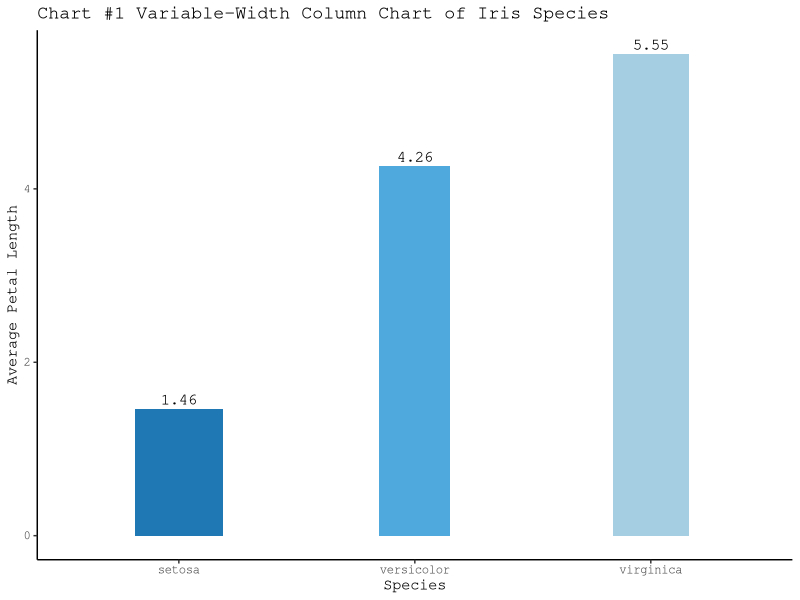
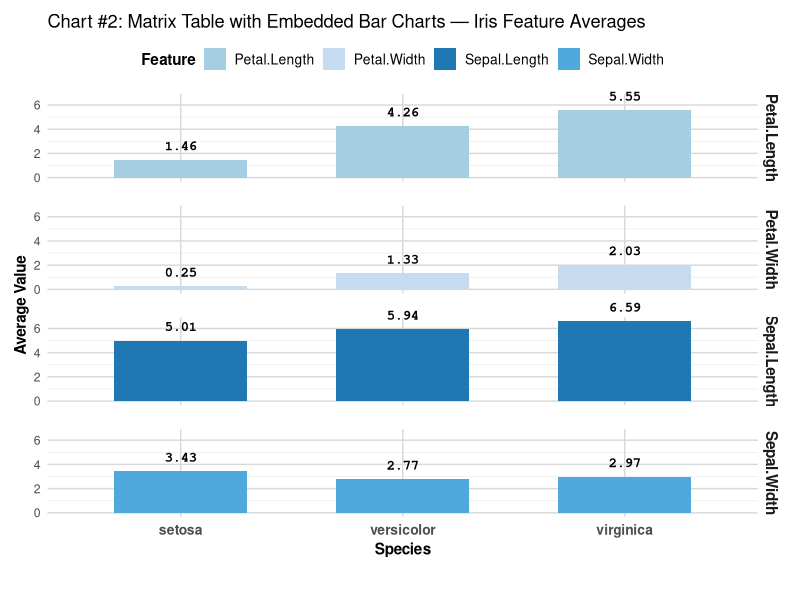
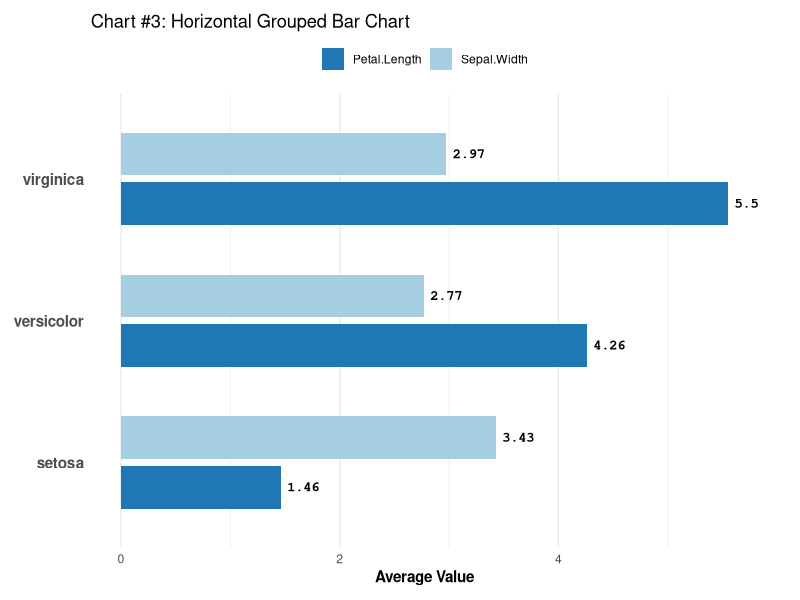
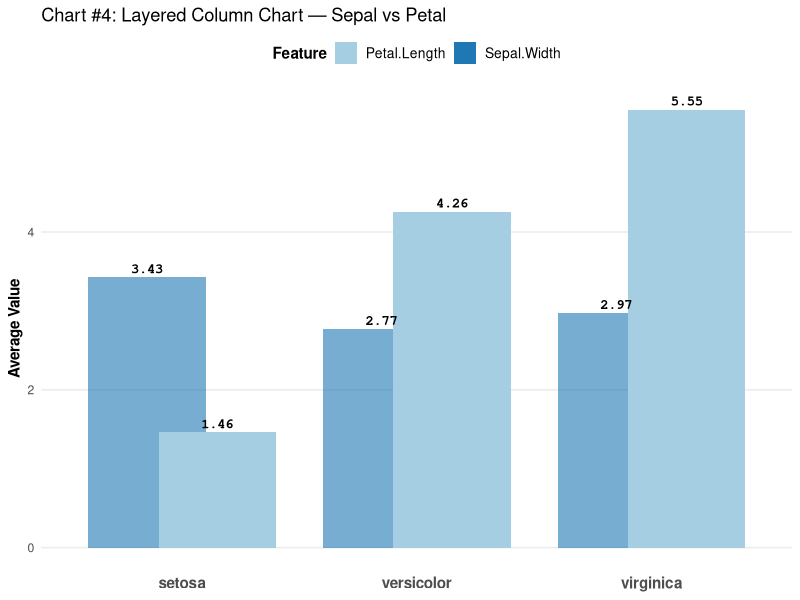

These charts were generated, in order, by the following R code:
## ---- chunk 1
library(ggplot2)
data("iris")
iris_summary <- aggregate(cbind(Sepal.Width, Petal.Length) ~ Species, data = iris, FUN = mean)
iris_summary$NormWidth <- iris_summary$Sepal.Width / sum(iris_summary$Sepal.Width)
ggplot(iris_summary, aes(x = Species, y = Petal.Length)) +
  geom_col(aes(width = NormWidth, fill = Species)) +
  geom_text(aes(label = round(Petal.Length, 2)), vjust = -0.5, size = 4, family = "mono") +
  scale_fill_manual(values = c(setosa = "#1f77b4", versicolor = "#4fa9dc", virginica = "#a6cee3")) +
  labs(title = "Chart #1 Variable-Width Column Chart of Iris Species", x = "Species", y = "Average Petal Length") +
  theme_classic(base_family = "mono") +
  theme(legend.position = "none")

## ---- chunk 2
d <- aggregate(cbind(Sepal.Length, Sepal.Width, Petal.Length, Petal.Width) ~ Species, iris, mean)
d <- reshape(d, list(2:5), v.names = "Value", timevar = "Feature", times = names(d)[2:5], direction = "long")

ggplot(d, aes(x = Species, y = Value, fill = Feature)) +
  geom_col(width = 0.6) +
  geom_text(aes(label = round(Value, 2)), vjust = -1.2, size = 3.5, family = "mono", fontface = "bold", color = "black") +
  facet_grid(Feature ~ .) +
  scale_fill_manual(values = c(Sepal.Length = "#1f77b4", Sepal.Width = "#4fa9dc", Petal.Length = "#a6cee3", Petal.Width = "#c6dbef")) +
  labs(title = "Chart #2: Matrix Table with Embedded Bar Charts — Iris Feature Averages", x = "Species", y = "Average Value", fill = "Feature") +
  coord_cartesian(clip = "off") +
  theme_minimal(base_family = "sans") +
  theme(strip.text = element_text(face = "bold", size = 11),
        axis.text.x = element_text(face = "bold", size = 10),
        axis.title.x = element_text(face = "bold"),
        axis.title.y = element_text(face = "bold"),
        panel.grid.major = element_line(color = "gray85"),
        panel.spacing.y = unit(1.2, "lines"),
        plot.margin = margin(10, 10, 30, 10),
        legend.position = "top",
        legend.title = element_text(face = "bold"),
        legend.text = element_text(size = 10))

## ---- chunk 3
library(ggplot2)
data("iris")
d <- aggregate(cbind(Sepal.Width, Petal.Length) ~ Species, iris, mean)
d_long <- reshape(d, varying = list(names(d)[2:3]), v.names = "Value",
                  timevar = "Variable", times = names(d)[2:3], direction = "long")
ggplot(d_long, aes(x = Value, y = Species, fill = Variable)) +
  geom_col(position = position_dodge(0.7), width = 0.6) +
  geom_text(aes(label = round(Value, 2)), position = position_dodge(0.7),
            hjust = -0.2, size = 3.5, family = "mono", fontface = "bold", color = "black") +
  scale_fill_manual(values = c(Sepal.Width = "#a6cee3", Petal.Length = "#1f77b4")) +
  labs(title = "Chart #3: Horizontal Grouped Bar Chart", x = "Average Value", y = NULL) +
  theme_minimal(base_family = "sans") +
  theme(axis.text.y = element_text(face = "bold", size = 11),
        axis.title.x = element_text(face = "bold"),
        legend.title = element_blank(),
        legend.position = "top",
        plot.margin = margin(10, 30, 10, 10),
        panel.grid.major.y = element_blank())

## ---- chunk 4
library(ggplot2); data("iris")

d <- aggregate(cbind(Sepal.Width, Petal.Length) ~ Species, iris, mean)
d <- reshape(d, list(2:3), v.names = "Value", timevar = "Variable",
             times = names(d)[2:3], direction = "long")
d$Layer <- d$Variable

ggplot(d, aes(x = Species, y = Value, fill = Layer)) +
  geom_col(position = position_nudge(x = ifelse(d$Layer == "Sepal.Width", -0.15, 0.15)),
           width = 0.5, alpha = ifelse(d$Layer == "Sepal.Width", 0.6, 1)) +
  geom_text(aes(label = round(Value, 2)),
            position = position_nudge(x = ifelse(d$Layer == "Sepal.Width", -0.15, 0.15)),
            vjust = -0.5, size = 3.5, family = "mono", fontface = "bold", color = "black") +
  scale_fill_manual(values = c(Sepal.Width = "#1f77b4", Petal.Length = "#a6cee3")) +
  labs(title = "Chart #4: Layered Column Chart — Sepal vs Petal", x = NULL, y = "Average Value", fill = "Feature") +
  theme_minimal(base_family = "sans") +
  theme(axis.text.x = element_text(face = "bold", size = 11),
        axis.title.y = element_text(face = "bold"),
        panel.grid.major.x = element_blank(),
        panel.grid.minor = element_blank(),
        legend.position = "top",
        legend.title = element_text(face = "bold"),
        legend.text = element_text(size = 10))
